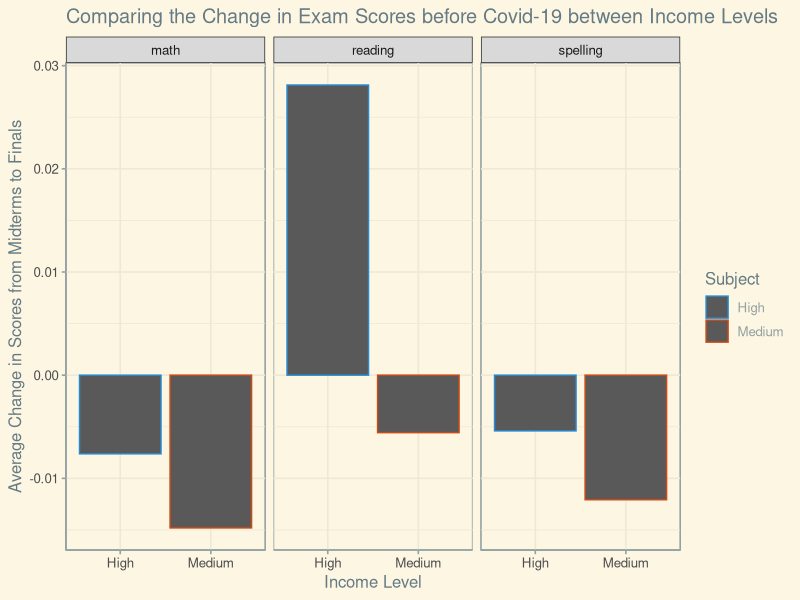
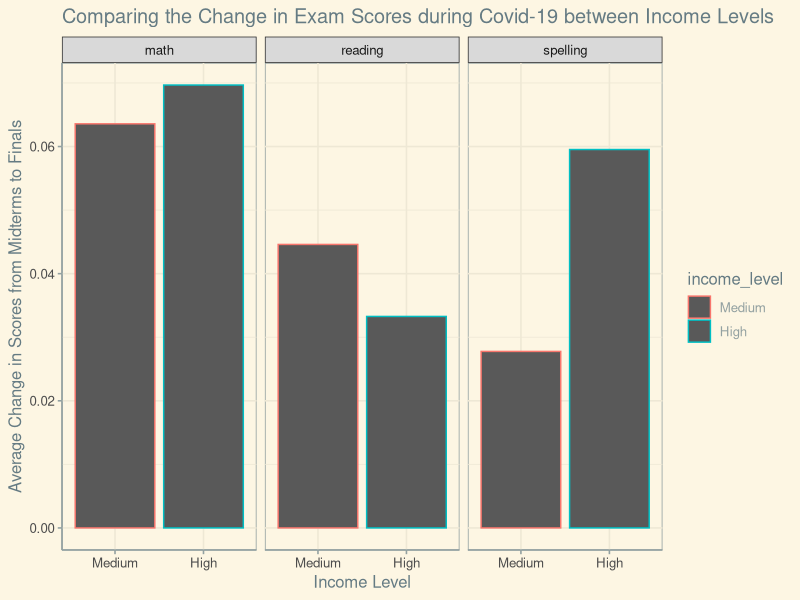

Here is the R script that generated these plots, in order: (Note: this script raises an error after producing the figures.)
## ---- chunk 1
library(tidyverse)
library(ggthemes)

covid <- read_csv("data/clean_covid_formatted.csv")
## ---- chunk 2
covid |>
  select(subject, grade,`income_medium`, `income_high`) |>
  pivot_longer(cols = c(-subject, -grade),
               names_to = "income_level",
               values_to = "scores_diff") |>
  mutate(income_level = as.factor(str_to_sentence(str_extract(income_level, "medium|high")))) |>
  mutate(income_level = fct_relevel(income_level, c("medium", "high")),
         subject = as.factor(subject)) |>
  group_by(income_level, subject) |>
  summarize(mean_scores_diff = mean(scores_diff)) |>
  ggplot(aes(y = mean_scores_diff, x = income_level, color = income_level)) +
  geom_col() +
  facet_wrap(~subject) +
  labs(x = "Income Level",
       y = "Average Change in Scores from Midterms to Finals",
       title = "Comparing the Change in Exam Scores before Covid-19 between Income Levels") +
  theme_solarized() +
  scale_color_solarized(name = "Subject")
## ---- chunk 3
covid |>
  select(subject, grade,`COVID-19 year * Medium income household`, `COVID-19 year * High income household`) |>
  pivot_longer(cols = c(-subject, -grade),
               names_to = "income_level",
               values_to = "scores_diff") |>
  mutate(income_level = as.factor(str_to_sentence(str_extract(income_level, "Medium|High")))) |>
  mutate(income_level = fct_relevel(income_level, c("Medium", "High")),
         subject = as.factor(subject)) |>
  group_by(income_level, subject) |>
  summarize(mean_scores_diff = mean(scores_diff)) |>
  ggplot(aes(y = mean_scores_diff, x = income_level, color = income_level)) +
  geom_col() +
  facet_wrap(~subject) +
  labs(x = "Income Level",
       y = "Average Change in Scores from Midterms to Finals",
       title = "Comparing the Change in Exam Scores during Covid-19 between Income Levels") +
  theme_solarized()
## ---- chunk 4
# Viz 3 
covid |>
  select(subject, grade,education_high, education_medium) |>
  pivot_longer(cols = c(-subject, -grade),
               names_to = "education_level",
               values_to = "scores_diff") |>
  group_by(education_level, subject) |>
  mutate(education_level = str_sub(education_level, 11, 16)) |>
  summarize(mean_scores_diff = mean(scores_diff)) |>
  ggplot(aes(y = mean_scores_diff, x = education_level)) +
  geom_col() +
  facet_wrap(~subject) +
  labs(x = "Parental Education Level",
       y = "Average Change in Scores Before Covid",
       title = "Comparing the Change in Exam Scores Before Covid by Parental Education Level")
## ---- chunk 5
# Viz 4: Scores During Covid By Parent Education Level
covid |>
  select(subject, grade,`COVID-19 year * Parental education high`, `COVID-19 year * Parental education medium`) |>
  pivot_longer(cols = c(-subject, -grade),
               names_to = "education_level",
               values_to = "scores_diff") |>
  group_by(education_level, subject) |>
  mutate(education_level = str_sub(education_level, 35, 41)) |>
  summarize(mean_scores_diff = mean(scores_diff)) |>
  ggplot(aes(y = mean_scores_diff, x = education_level, color = subject)) +
  geom_col() +
  facet_wrap(~subject) +
  labs(x = "Parental Education Level",
       y = "Average Change in Scores During Covid",
       title = "Comparing the Change in Exam Scores during Covid by Parental Education Level") +
  theme_solarized()
